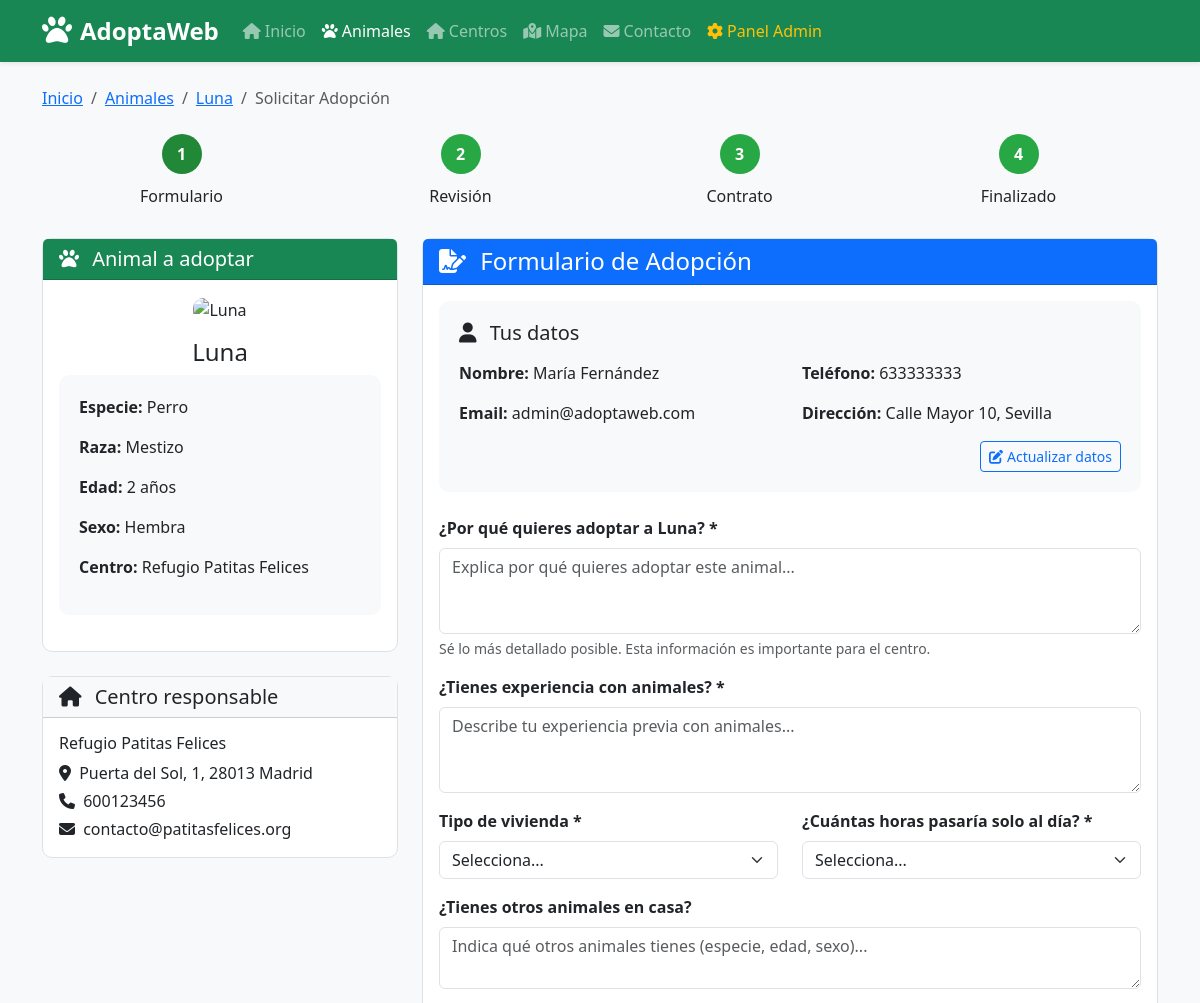
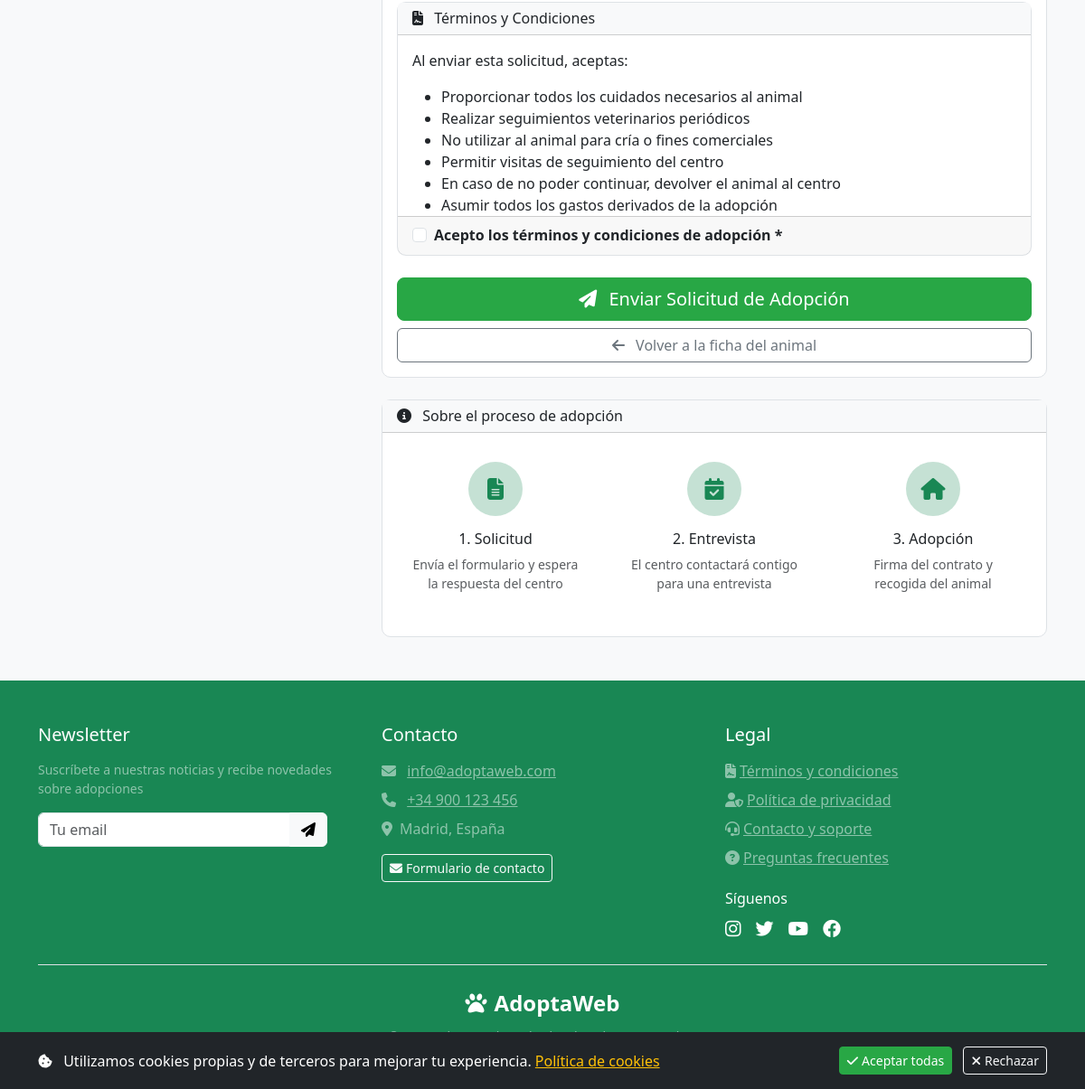
The app's page /animales/adoptar.php?id=1 (signed in) with its own data (2 pictures, top to bottom).
### tables this page shows
CREATE TABLE `animales` (
  `id_animal` int(11) NOT NULL,
  `nombre` varchar(100) DEFAULT NULL,
  `especie` varchar(50) DEFAULT NULL,
  `raza` varchar(100) DEFAULT NULL,
  `edad` int(11) DEFAULT NULL,
  `sexo` enum('Macho','Hembra') DEFAULT NULL,
  `descripcion` text DEFAULT NULL,
  `fecha_ingreso` date DEFAULT NULL,
  `estado` enum('Disponible','Adoptado','Reservado','En tratamiento') DEFAULT 'Disponible',
  `id_centro` int(11) DEFAULT NULL,
  `imagen_url` varchar(255) DEFAULT NULL
);

CREATE TABLE `centros` (
  `id_centro` int(11) NOT NULL,
  `nombre` varchar(150) NOT NULL,
  `direccion` varchar(255) DEFAULT NULL,
  `telefono` varchar(20) DEFAULT NULL,
  `email` varchar(150) DEFAULT NULL,
  `web` varchar(150) DEFAULT NULL,
  `fecha_alta` datetime DEFAULT current_timestamp(),
  `latitud` decimal(10,8) DEFAULT NULL,
  `longitud` decimal(10,8) DEFAULT NULL,
  `imagen_url` varchar(255) DEFAULT NULL
);

CREATE TABLE `usuarios` (
  `id_usuario` int(11) NOT NULL,
  `nombre` varchar(100) NOT NULL,
  `apellido` varchar(100) DEFAULT NULL,
  `email` varchar(150) NOT NULL,
  `password_hash` varchar(255) NOT NULL,
  `telefono` varchar(20) DEFAULT NULL,
  `direccion` varchar(255) DEFAULT NULL,
  `fecha_registro` datetime DEFAULT current_timestamp(),
  `id_rol` int(11) DEFAULT 2
);

### animales/adoptar.php (the view, shortened to what the rows shown need)
<?php
require_once '../includes/config.php';
$id_animal = isset($_GET['id']) ? (int)$_GET['id'] : 0;
$stmt = $pdo->prepare("
    SELECT a.*, c.nombre as centro_nombre, c.direccion as centro_direccion,
           c.telefono as centro_telefono, c.email as centro_email
    FROM animales a
    LEFT JOIN centros c ON a.id_centro = c.id_centro
    WHERE a.id_animal = ?
");
$stmt->execute([$id_animal]);
$animal = $stmt->fetch();
$stmt = $pdo->prepare("
    SELECT COUNT(*) FROM adopciones
    WHERE id_usuario = ? AND id_animal = ? AND estado = 'Pendiente'
");
$stmt->execute([$_SESSION['user_id'], $id_animal]);
$tiene_solicitud = $stmt->fetchColumn() > 0;
$success = '';
$imagen_animal = '';
if ($animal['imagen_url']) {
    if (strpos($animal['imagen_url'], './img/') === 0) {
        $imagen_animal = '../' . substr($animal['imagen_url'], 2);
    } else {
        $imagen_animal = $animal['imagen_url'];
    }
} else {
    $imagen_animal = '../img/animales/default.jpg';
}
?>
<!DOCTYPE html>
<html lang="es">
<head>
    <?php include '../includes/header.php'; ?>
</head>
<body>
    <?php include '../includes/navbar.php'; ?>
    <div class="container mt-4">
        <nav aria-label="breadcrumb" class="mb-4">
            <ol class="breadcrumb">
                <li class="breadcrumb-item"><a href="ver.php?id=<?= $id_animal ?>"><?= htmlspecialchars($animal['nombre']) ?></a></li>
            </ol>
        </nav>
        <div class="row">
            <div class="col-lg-4">
                <div class="card mb-4">
                    <div class="card-body">
                        <div class="text-center mb-3">
                            <img src="<?= $imagen_animal ?>"
                                 alt="<?= htmlspecialchars($animal['nombre']) ?>"
                                 class="animal-img w-100"
                                 onerror="this.src='../img/animales/default.jpg'">
                        </div>
                        <h4 class="text-center"><?= htmlspecialchars($animal['nombre']) ?></h4>
                        <div class="info-box">
                            <p><strong>Especie:</strong> <?= $animal['especie'] ?></p>
                            <p><strong>Raza:</strong> <?= $animal['raza'] ? htmlspecialchars($animal['raza']) : 'Mestizo' ?></p>
                            <p><strong>Edad:</strong> <?= $animal['edad'] ?> años</p>
                            <p><strong>Sexo:</strong> <?= $animal['sexo'] ?></p>
                            <p><strong>Centro:</strong> <?= htmlspecialchars($animal['centro_nombre']) ?></p>
                        </div>
                    </div>
                </div>
                <div class="card">
                    <div class="card-body">
                        <h6><?= htmlspecialchars($animal['centro_nombre']) ?></h6>
                        <p class="mb-1">
                            <i class="fas fa-map-marker-alt me-1"></i>
                            <?= htmlspecialchars($animal['centro_direccion']) ?>
                        </p>
                        <p class="mb-1">
                            <i class="fas fa-phone me-1"></i>
                            <?= htmlspecialchars($animal['centro_telefono']) ?>
                        </p>
                        <p class="mb-0">
                            <i class="fas fa-envelope me-1"></i>
                            <?= htmlspecialchars($animal['centro_email']) ?>
                        </p>
                    </div>
                </div>
            </div>
            <div class="col-lg-8">
                <div class="card">
                    <div class="card-body">
                        <?php if (!$success && !$tiene_solicitud): ?>
                            <div class="info-box mb-4">
                                <h5 class="mb-3">
                                    <i class="fas fa-user me-2"></i>
                                    Tus datos
                                </h5>
                                <div class="row">
                                    <div class="col-md-6">
                                        <p><strong>Nombre:</strong> <?= htmlspecialchars($usuario['nombre'] . ' ' . $usuario['apellido']) ?></p>
                                        <p><strong>Email:</strong> <?= htmlspecialchars($usuario['email']) ?></p>
                                    </div>
                                    <div class="col-md-6">
                                        <p><strong>Teléfono:</strong> <?= htmlspecialchars($usuario['telefono']) ?></p>
                                        <p><strong>Dirección:</strong> <?= htmlspecialchars($usuario['direccion']) ?></p>
                                    </div>
                                </div>
                                <div class="text-end">
                                    <a href="<?= BASE_URL ?>/perfil/" class="btn btn-sm btn-outline-primary">
                                        <i class="fas fa-edit me-1"></i>Actualizar datos
                                    </a>
                                </div>
                            </div>
                            <form method="POST" action="">
                                <div class="mb-3">
                                    <label for="motivacion" class="form-label">
                                        <strong>¿Por qué quieres adoptar a <?= htmlspecialchars($animal['nombre']) ?>? *</strong>
                                    </label>
                                    <textarea class="form-control" id="motivacion" name="motivacion" rows="3" required
                                              placeholder="Explica por qué quieres adoptar este animal..."><?= $_POST['motivacion'] ?? '' ?></textarea>
                                    <div class="form-text">Sé lo más detallado posible. Esta información es importante para el centro.</div>
                                </div>
                                <div class="mb-3">
                                    <label for="experiencia" class="form-label">
                                        <strong>¿Tienes experiencia con animales? *</strong>
                                    </label>
                                    <textarea class="form-control" id="experiencia" name="experiencia" rows="3" required
                                              placeholder="Describe tu experiencia previa con animales..."><?= $_POST['experiencia'] ?? '' ?></textarea>
                                </div>
                                <div class="row">
                                    <div class="col-md-6 mb-3">
                                        <label for="vivienda" class="form-label">
                                            <strong>Tipo de vivienda *</strong>
                                        </label>
                                        <select class="form-select" id="vivienda" name="vivienda" required>
                                            <option value="">Selecciona...</option>
                                        </select>
                                    </div>
                                    <div class="col-md-6 mb-3">
                                        <label for="horas_solo" class="form-label">
                                            <strong>¿Cuántas horas pasaría solo al día? *</strong>
                                        </label>
                                        <select class="form-select" id="horas_solo" name="horas_solo" required>
                                            <option value="">Selecciona...</option>
                                        </select>
                                    </div>
                                </div>
                                <div class="mb-3">
                                    <label for="otros_animales" class="form-label">
                                        <strong>¿Tienes otros animales en casa?</strong>
                                    </label>
                                    <textarea class="form-control" id="otros_animales" name="otros_animales" rows="2"
                                              placeholder="Indica qué otros animales tienes (especie, edad, sexo)..."><?= $_POST['otros_animales'] ?? '' ?></textarea>
                                </div>
                                <div class="card mb-4">
                                    <div class="card-header bg-light">
                                        <h6 class="mb-0">
                                            <i class="fas fa-file-contract me-2"></i>
                                            Términos y Condiciones
                                        </h6>
                                    </div>
                                    <div class="card-body" style="max-height: 200px; overflow-y: auto;">
                                        <p>Al enviar esta solicitud, aceptas:</p>
                                        <ul>
                                            <li>Proporcionar todos los cuidados necesarios al animal</li>
                                            <li>Realizar seguimientos veterinarios periódicos</li>
                                            <li>No utilizar al animal para cría o fines comerciales</li>
                                            <li>Permitir visitas de seguimiento del centro</li>
                                            <li>En caso de no poder continuar, devolver el animal al centro</li>
                                            <li>Asumir todos los gastos derivados de la adopción</li>
                                        </ul>
                                    </div>
                                    <div class="card-footer">
                                        <div class="form-check">
                                            <input class="form-check-input" type="checkbox" id="acepto_terminos" name="acepto_terminos" value="1"
                                                   <?= ($_POST['acepto_terminos'] ?? '') ? 'checked' : '' ?>>
                                            <label class="form-check-label" for="acepto_terminos">
                                                <strong>Acepto los términos y condiciones de adopción *</strong>
                                            </label>
                                        </div>
                                    </div>
                                </div>
                                <div class="d-grid gap-2">
                                    <button type="submit" class="btn btn-success btn-lg">
                                        <i class="fas fa-paper-plane me-2"></i>
                                        Enviar Solicitud de Adopción
                                    </button>
                                    <a href="ver.php?id=<?= $id_animal ?>" class="btn btn-outline-secondary">
                                        <i class="fas fa-arrow-left me-2"></i>
                                        Volver a la ficha del animal
                                    </a>
                                </div>
                            </form>
                        <?php endif; ?>
                    </div>
                </div>
            </div>
        </div>
    </div>
    <?php include '../includes/footer.php'; ?>
</body>
</html>

### records on screen
animales: nombre "Luna", especie "Perro", raza "Mestizo", edad "2", sexo "Hembra", id_centro.nombre "Refugio Patitas Felices", id_centro.direccion "Puerta del Sol, 1, 28013 Madrid", id_centro.telefono "600123456", id_centro.email "contacto@patitasfelices.org"
usuarios: nombre+apellido "María Fernández", email "admin@adoptaweb.com", telefono "633333333", direccion "Calle Mayor 10, Sevilla"
